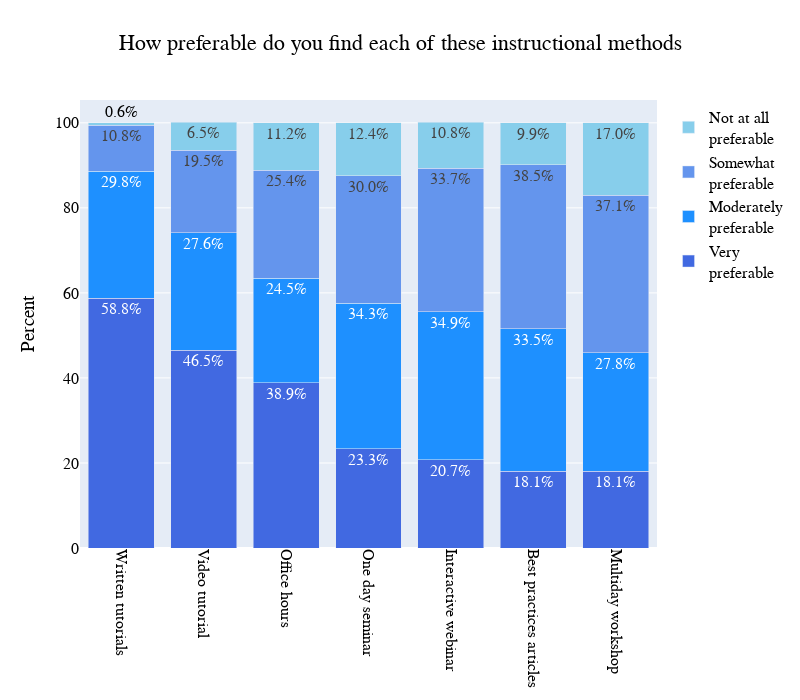

Source (notebook cell):
### Code cell
percentage_stackedcharts_fig(cols_mtds, title='How preferable do you find each of these instructional methods',order_of_stacks=['Very preferable', 'Moderately preferable', 'Somewhat preferable', 'Not at all preferable'],order_of_axes=['Written tutorials', 'Video tutorial', 'Office hours', 'One day seminar', 'Interactive webinar','Best practices articles', 'Multiday workshop'], colors={'Very preferable':'royalblue','Moderately preferable':'dodgerblue','Somewhat preferable':'cornflowerblue','Not at all preferable':'skyblue'})

### Figure 1 — Plotly figure (JSON) as saved in the notebook; plotly's stock layout.template omitted (floating-point values rounded to 4 significant figures)
{"data": [{"marker": {"color": "royalblue"}, "name": "Very<br>preferable", "text": ["18.1%", "58.8%", "46.5%", "20.7%", "38.9%", "23.3%", "18.1%"], "type": "bar", "x": ["Best practices articles", "Written tutorials", "Video tutorial", "Interactive webinar", "Office hours", "One day seminar", "Multiday workshop"], "y": [18.1, 58.8, 46.5, 20.7, 38.9, 23.3, 18.1]}, {"marker": {"color": "dodgerblue"}, "name": "Moderately<br>preferable", "text": ["33.5%", "29.8%", "27.6%", "34.9%", "24.5%", "34.3%", "27.8%"], "type": "bar", "x": ["Best practices articles", "Written tutorials", "Video tutorial", "Interactive webinar", "Office hours", "One day seminar", "Multiday workshop"], "y": [33.5, 29.8, 27.6, 34.9, 24.5, 34.3, 27.8]}, {"marker": {"color": "cornflowerblue"}, "name": "Somewhat<br>preferable", "text": ["38.5%", "10.8%", "19.5%", "33.7%", "25.4%", "30.0%", "37.1%"], "type": "bar", "x": ["Best practices articles", "Written tutorials", "Video tutorial", "Interactive webinar", "Office hours", "One day seminar", "Multiday workshop"], "y": [38.5, 10.8, 19.5, 33.7, 25.4, 30, 37.1]}, {"marker": {"color": "skyblue"}, "name": "Not at all<br>preferable", "text": ["9.9%", "0.6%", "6.5%", "10.8%", "11.2%", "12.4%", "17.0%"], "type": "bar", "x": ["Best practices articles", "Written tutorials", "Video tutorial", "Interactive webinar", "Office hours", "One day seminar", "Multiday workshop"], "y": [9.9, 0.6, 6.5, 10.8, 11.2, 12.4, 17]}], "layout": {"barmode": "stack", "font": {"color": "Black", "family": "Helvetica", "size": 16}, "height": 700, "legend": {"font": {"color": "Black", "size": 16}, "title": {"font": {"family": "Helvetica"}}}, "title": {"text": "How preferable do you find each of these instructional methods", "x": 0.5}, "width": 800, "xaxis": {"categoryarray": ["Written tutorials", "Video tutorial", "Office hours", "One day seminar", "Interactive webinar", "Best practices articles", "Multiday workshop"], "categoryorder": "array", "tickangle": 90}, "yaxis": {"title": {"text": "Percent"}}}}
